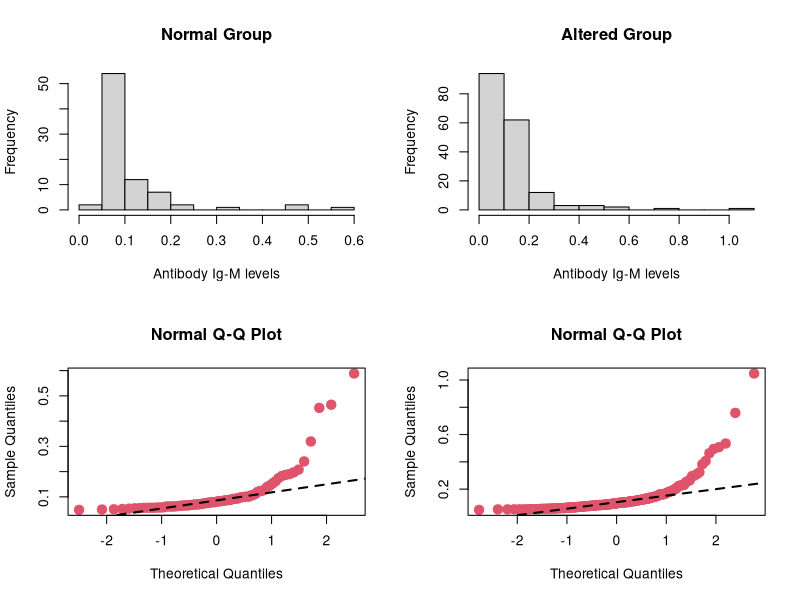

The R source for this figure:
## ---- chunk 1
library(tidyverse)
## ---- chunk 2
#load antibodies dataset
antibodies = read_csv("./data/Antibodies.csv") %>%
  drop_na()

#extract IgM values for Normal group
Normal = antibodies %>%
  filter(Smell == "Normal") %>%
  pull(Antibody_IgM)
#extract IgM values for Altered group
Altered = antibodies %>%
  filter(Smell == "Altered") %>%
  pull(Antibody_IgM)
## ---- chunk 3
#Graphic methods to test for normality
par(mfrow=c(2,2))
hist(Normal, xlab="Antibody Ig-M levels", freq=T, main="Normal Group")
hist(Altered, xlab="Antibody Ig-M levels", freq=T, main="Altered Group")
qqnorm(Normal, col=2, pch=19, cex=1.5)
qqline(Normal, col = 1,lwd=2,lty=2)

qqnorm(Altered, col=2, pch=19, cex=1.5)
qqline(Altered, col = 1,lwd=2,lty=2)
## ---- chunk 4
# Non-parametric Wilcoxon-Rank Sum test: two-independent groups
wilcox.test(Normal, Altered, mu=0)
